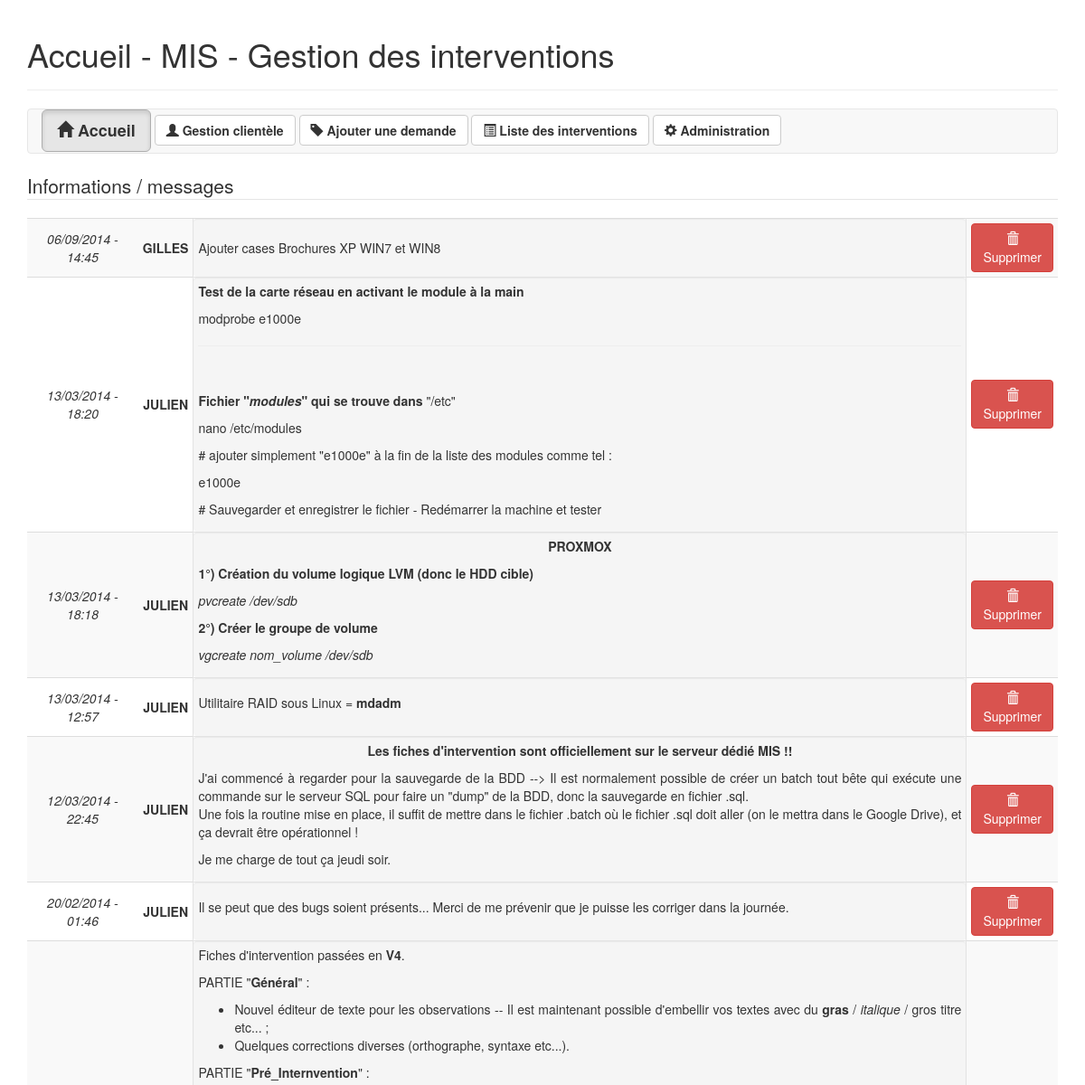
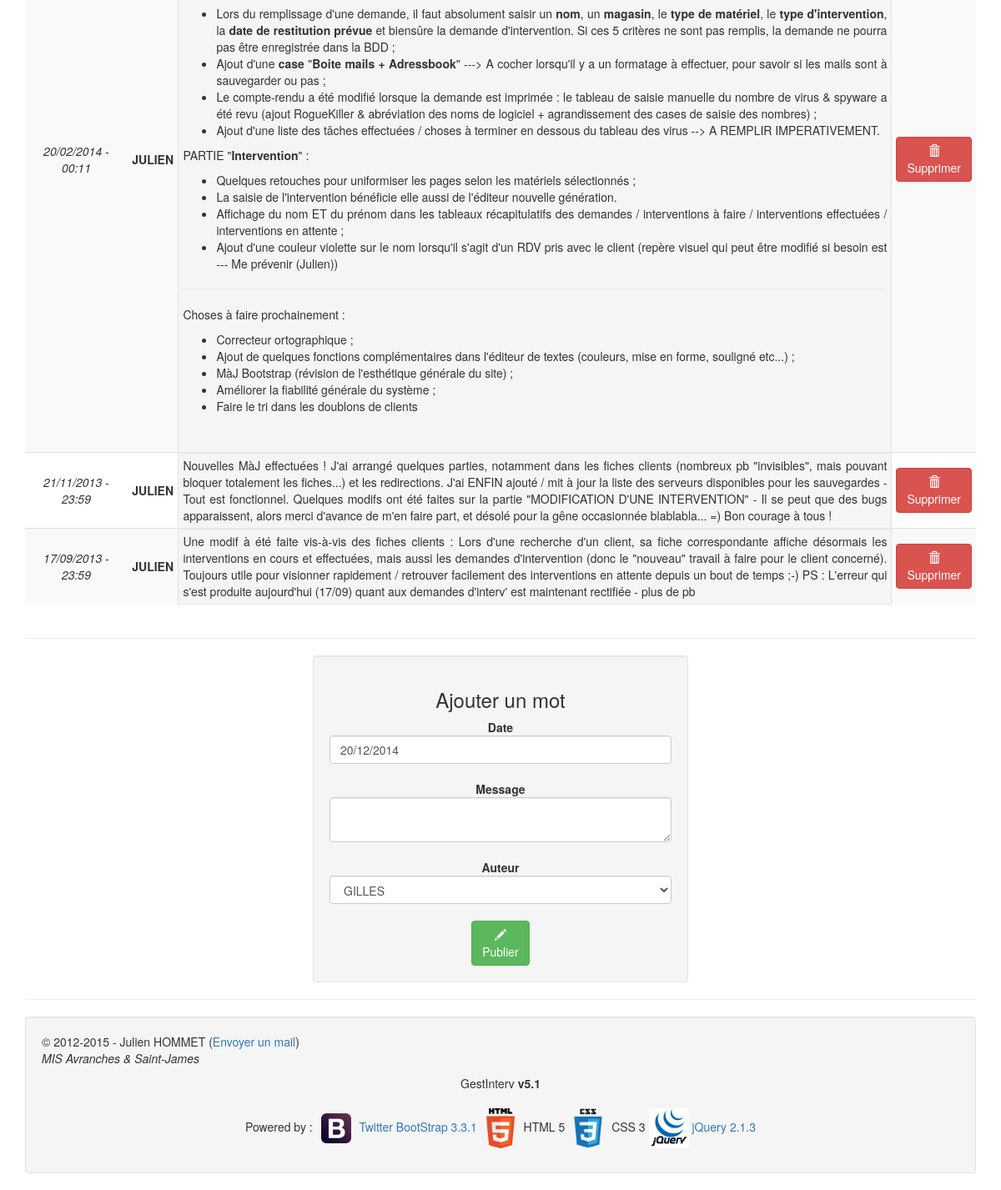
Screenshot of /index.php?p=index with the database file from the repository (2 pictures, top to bottom).
### tables this page shows
CREATE TABLE `tnews` (
  `id` int(11) NOT NULL AUTO_INCREMENT,
  `news` text NOT NULL,
  `dateNews` char(20) NOT NULL,
  `auteur` char(20) NOT NULL,
  PRIMARY KEY (`id`)
);

### index.php (the view, shortened to what this page needs)
<!DOCTYPE html>
<html lang="fr">
<head>
	<link href="css/style.css" rel="stylesheet">
	<link rel="stylesheet" href="css/bootstrap.min.css">
</head>
<body>
<div class="container"> <div class="span12">
<?php
switch ($_GET['p']) {
	default:
		echo "<div class='page-header'> <h1>Accueil - MIS - Gestion des interventions</h1> </div>";
	break;
	}
?>
<nav class="navbar navbar-default" role="navigation">
	<div class="container">
		<?php if ($_GET["p"] == "index") { echo '<a href="index.php?p=index" class="btn btn-default btn-lg active"><span class="glyphicon glyphicon-home" aria-hidden="true"></span> <b>Accueil</b></a>'; } else { echo '<a href="index.php?p=index" class="btn btn-default"><span class="glyphicon glyphicon-home" aria-hidden="true"></span> <b>Accueil</b></a>'; } ?>
		<?php if ( ($_GET["p"] == "clients") OR ($_GET["p"] == "listing_clients") OR ($_GET["p"] == "add_client") OR ($_GET["p"] == "ficheclient") OR ($_GET["p"] == "modifclient") ) { echo '<a href="index.php?p=clients" class="btn btn-default btn-lg active"><span class="glyphicon glyphicon-user" aria-hidden="true"></span> <b>Gestion clientèle</b></a>'; } else { echo '<a href="index.php?p=clients" class="btn btn-default"><span class="glyphicon glyphicon-user" aria-hidden="true"></span> <b>Gestion clientèle</b></a>'; } ?>
		<?php if ( ($_GET["p"] == "demande") OR ($_GET["p"] == "ajoutdemande") ) { echo '<a href="index.php?p=demande" class="btn btn-default btn-lg active"><span class="glyphicon glyphicon-tag" aria-hidden="true"></span> <b>Ajouter une demande</b></a>'; } else { echo '<a href="index.php?p=demande" class="btn btn-default"><span class="glyphicon glyphicon-tag" aria-hidden="true"></span> <b>Ajouter une demande</b></a>'; } ?>
		<?php if ($_GET["p"] == "interv") { echo '<a href="index.php?p=interv" class="btn btn-default btn-lg active"><span class="glyphicon glyphicon-list-alt" aria-hidden="true"></span> <b>Liste des interventions</b></a>'; } else { echo '<a href="index.php?p=interv" class="btn btn-default"><span class="glyphicon glyphicon-list-alt" aria-hidden="true"></span> <b>Liste des interventions</b></a>'; } ?>
		<?php if ($_GET["p"] == "administration") { echo '<a href="index.php?p=administration" class="btn btn-default btn-lg active"><span class="glyphicon glyphicon-cog" aria-hidden="true"></span> <b>Administration</b></a>'; } else { echo '<a href="index.php?p=administration" class="btn btn-default"><span class="glyphicon glyphicon-cog" aria-hidden="true"></span> <b>Administration</b></a>'; } ?>
	</div>
</nav>
<?php
if ($_GET["p"] == "index")
	{ ?>
<legend>Informations / messages</legend>
<fieldset>
	<table class="table table-striped table-condensed">
	<?php
	$sql = mysql_query ("SELECT * FROM tnews ORDER BY id DESC;");
	while ($row = mysql_fetch_array($sql)) {
	echo '<tr>' ;
		echo '<td style="text-align:center; vertical-align:middle;"><i>' . $row["dateNews"]	. '</i></td>' ;
		echo '<td style="text-align:center; vertical-align:middle;"><b>' . $row["auteur"] . '</b></td>' ;
		echo '<td style="text-align:justify; vertical-align:middle;" width="75%" class="well">' . $row['news'] . '</td>' ;
		echo "<td style='text-align:center; vertical-align:middle;'><form method='POST'> <input type='hidden' name='id' value='" . $row["id"] . "' /> <input type='hidden' name='delete' value='1' /> <button class='btn btn-danger';><span class='glyphicon glyphicon-trash' aria-hidden='true'></span><br />Supprimer</button> </form></td>" ;
		echo '</tr>' ;
	}
	?>
	</table>
</fieldset>
<hr />
<center>
<form class="well" method="POST" style="width:450px;"> <input type="hidden" name="ajout" value="1" />
<h3>Ajouter un mot</h3>
	<b>Date</b><br />
	<input name="dateNews" type="text" class="form-control calendrier" value="<?php echo date("d/m/Y"); ?>" required /><br />
	<b>Message</b><br />
	<textarea name="news" class="form-control" required></textarea><br />
	<b>Auteur</b><br />
	<select name="auteur" class="form-control" >
	<?php
		$sql2 = mysql_query ( "SELECT * FROM ttechniciens;" ) or die ( mysql_error() ) ;
		while ( $ligne2 = mysql_fetch_array($sql2) )
		{ echo '<option value="'.$ligne2["nom"].'">'.$ligne2["nom"].'</option>'; }
	?>
	</select>
<br />
	<button class="btn btn-large btn-success"><span class="glyphicon glyphicon-pencil" aria-hidden="true"></span><br />Publier</button>
</form>
</center>
<hr />
<?php } ?>
<div class="well">
	<p>&copy; 2012-2015 - Julien HOMMET (<a href="mailto:hommet.julien@gmail.com">Envoyer un mail</a>)<br />
	<em>MIS Avranches & Saint-James</em></p>
	<p align="center">GestInterv <b>v5.1</b>
	<br />
		<br />Powered by : <a href="http://getbootstrap.com/" target="_blank"><img src="img/bootstrap_logo.png" style="width:48px; height:48px;"> Twitter BootStrap 3.3.1</a> <img src="img/html5_logo.png" style="width:48px; height:48px;"> HTML 5</a> <img src="img/css3_logo.png" style="width:48px; height:48px;"> CSS 3</a> <a href="http://jquery.com/" target="_blank"><img src="img/jquery_logo.png" style="width:48px; height:48px;"> jQuery 2.1.3</a><br />
	</p>
</div>
</div> </div>
</body>
</html>

### rows the page displays
tnews: dateNews "06/09/2014 - 14:45", auteur "GILLES", news "Ajouter cases Brochures XP WIN7 et WIN8"
tnews: dateNews "13/03/2014 - 18:20", auteur "JULIEN", news "Test de la carte réseau en activant le module à la main modprobe e1000e Fichier \" modules \" qui se trouve dans \"/etc\" nano /etc/modules # ajouter simplement \"e1000e\" à la fin de la liste des modules comme tel : e1000e # Sauvegarder et enregistrer le fichier - Redémarrer la machine et tester"
tnews: dateNews "13/03/2014 - 18:18", auteur "JULIEN", news "PROXMOX 1°) Création du volume logique LVM (donc le HDD cible) pvcreate /dev/sdb 2°) Créer le groupe de volume vgcreate nom_volume /dev/sdb"
tnews: dateNews "13/03/2014 - 12:57", auteur "JULIEN", news "Utilitaire RAID sous Linux = mdadm"
tnews: dateNews "12/03/2014 - 22:45", auteur "JULIEN", news "Les fiches d'intervention sont officiellement sur le serveur dédié MIS !! J'ai commencé à regarder pour la sauvegarde de la BDD --> Il est normalement possible de créer un batch tout bête qui exécute une commande sur le serveur SQL pour faire un \"dump\" de la BDD, donc la sauvegarde en fichier .sql. Une fois la routine mise en place, il suffit de mettre dans le fichier .batch où le fichier .sql doit aller (on le mettra dans le Google Drive), et ça devrait être opérationnel ! Je me charge de tout ça jeudi soir."
tnews: dateNews "20/02/2014 - 01:46", auteur "JULIEN", news "Il se peut que des bugs soient présents... Merci de me prévenir que je puisse les corriger dans la journée."
tnews: dateNews "20/02/2014 - 00:11", auteur "JULIEN", news "Fiches d'intervention passées en V4 . PARTIE \" Général \" : Nouvel éditeur de texte pour les observations -- Il est maintenant possible d'embellir vos textes avec du gras / italique / gros titre etc... ; Quelques corrections diverses (orthographe, syntaxe etc...). PARTIE \" Pré_Internvention \" : Lors du remplissage d'une demande, il faut absolument saisir un nom , un magasin , le type de matériel , le type d'intervention , la date de restitution prévue et biensûre la demande d'intervention. Si ces 5 critères ne sont pas remplis, la demande ne pourra pas être enregistrée dans la BDD ; Ajout d'une case \" Boite mails + Adressbook \" ---> A cocher lorsqu'il y a un formatage à effectuer, pour…"
tnews: dateNews "21/11/2013 - 23:59", auteur "JULIEN", news "Nouvelles MàJ effectuées ! J'ai arrangé quelques parties, notamment dans les fiches clients (nombreux pb \"invisibles\", mais pouvant bloquer totalement les fiches...) et les redirections. J'ai ENFIN ajouté / mit à jour la liste des serveurs disponibles pour les sauvegardes - Tout est fonctionnel. Quelques modifs ont été faites sur la partie \"MODIFICATION D'UNE INTERVENTION\" - Il se peut que des bugs apparaissent, alors merci d'avance de m'en faire part, et désolé pour la gêne occasionnée blablabla... =) Bon courage à tous !"
tnews: dateNews "17/09/2013 - 23:59", auteur "JULIEN", news "Une modif à été faite vis-à-vis des fiches clients : Lors d'une recherche d'un client, sa fiche correspondante affiche désormais les interventions en cours et effectuées, mais aussi les demandes d'intervention (donc le \"nouveau\" travail à faire pour le client concerné). Toujours utile pour visionner rapidement / retrouver facilement des interventions en attente depuis un bout de temps ;-) PS : L'erreur qui s'est produite aujourd'hui (17/09) quant aux demandes d'interv' est maintenant rectifiée - plus de pb"

### other values shown
form field auteur "GILLES"
